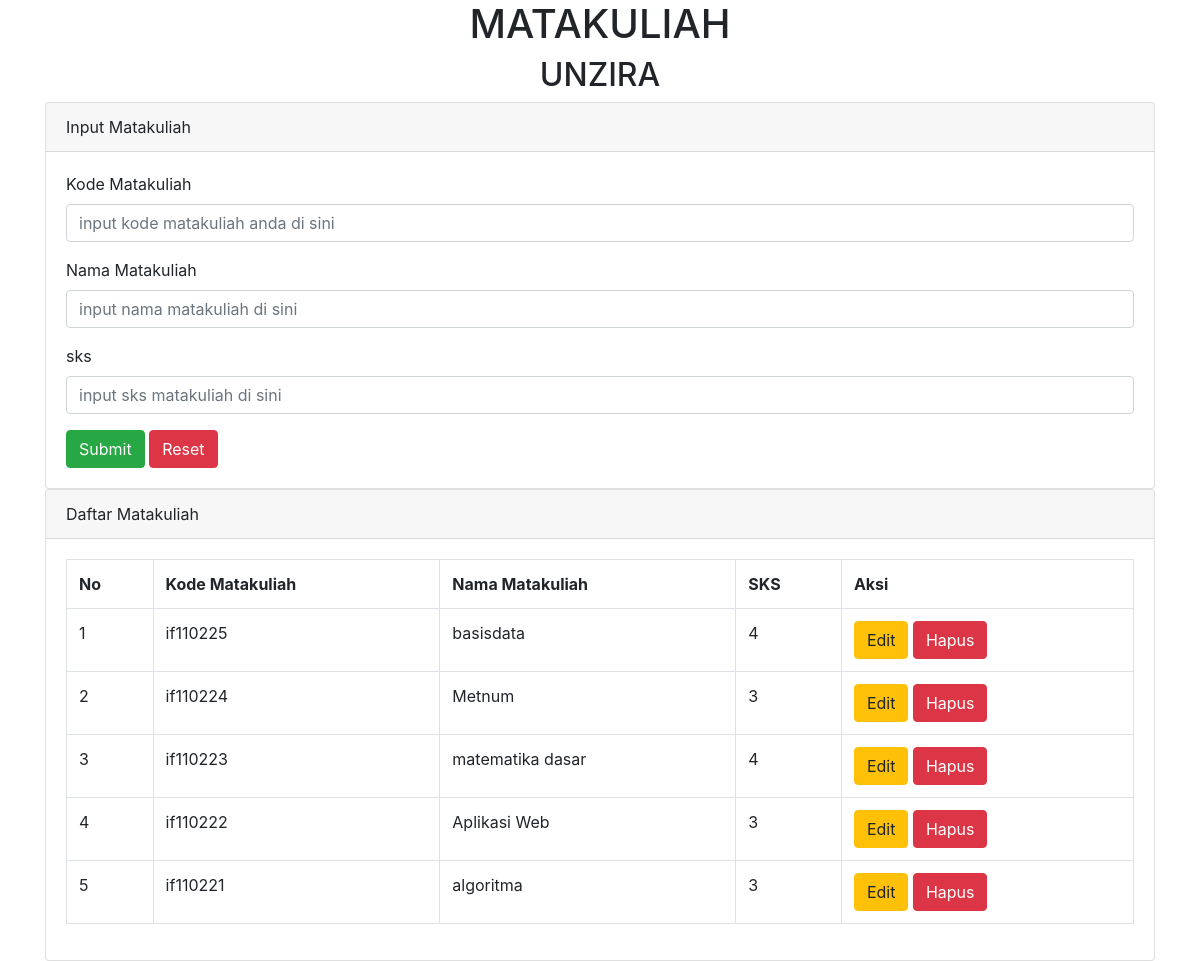
The app's page /akademik/matkul.php with its own data.
### tables this page shows
CREATE TABLE `matakuliah` (
  `kode_mk` char(8) NOT NULL,
  `nama_mk` varchar(30) DEFAULT NULL,
  `sks` smallint(6) DEFAULT NULL
);

### akademik/matkul.php (the view, shortened to what this page needs)
<!DOCTYPE html>
<html>
<head>
    <link rel="stylesheet" type="text/css" href="css/bootstrap.min.css">
</head>
<body>
	<div class="container">
    <h1 class="text-center">MATAKULIAH</h1>
    <h2 class="text-center">UNZIRA</h2>
    <div class="card" mt-3>
        <div class="card-header" bg-primary text-white>
            Input Matakuliah
        </div>
        <div class="card-body">
            <form method="post" action="matkul.php">
				<div class="form-group">
					<label>Kode Matakuliah</label>
					<input type="text" name="kode_mk" class="form-control" placeholder="input kode matakuliah anda di sini" required>
				</div>
				<div class="form-group">
					<label>Nama Matakuliah</label>
					<input type="text" name="nama_mk" class="form-control" placeholder="input nama matakuliah di sini" required>
				</div>
				<div class="form-group">
					<label>sks</label>
					<input type="text" name="sks" class="form-control" placeholder="input sks matakuliah di sini" required>
				</div>
				<input type="submit" class="btn btn-success" name="bsimpan"> </input>
				<input type="reset" class="btn btn-danger" name="reset"></input>
			</form>
        </div>
    </div>
<?php
	include "koneksi.php";
?>
	<div class="card" mt-3>
        <div class="card-header" bg-success text-white>
            Daftar Matakuliah
        </div>
        <div class="card-body">
			<table class="table table-bordered">
				<tr>
					<th>No</th>
					<th>Kode Matakuliah</th>
					<th>Nama Matakuliah</th>
					<th>SKS</th>
					<th>Aksi</th>
				</tr>
				<?php
					$no = 1;
					$tampil = mysqli_query($koneksi, "SELECT * from matakuliah order by kode_mk desc");
					while($data = mysqli_fetch_array($tampil)):
				?>
				<tr>
					<td><?=$no++; ?></td>
					<td><?=$data['kode_mk'] ?></td>
					<td><?=$data['nama_mk'] ?></td>
					<td><?=$data['sks'] ?></td>
					<td>
						<a href ="updatematkul.php?hal=edit&kode_mk=<?=$data['kode_mk']?>" class= "btn btn-warning"> Edit </a>
						<a href ="deletematkul.php?hal=hapus&kode_mk=<?=$data['kode_mk']?>" onclick="return confirm('Apakah yakin ingin menghapus data ini ') " class= "btn btn-danger"> Hapus </a>
					</td>
				</tr>
				<?php endwhile;?>
			</table>
        </div>
    </div>
	</div>
</body>
</html>

### records on screen
matakuliah: kode_mk "if110225", nama_mk "basisdata", sks "4"
matakuliah: kode_mk "if110224", nama_mk "Metnum", sks "3"
matakuliah: kode_mk "if110223", nama_mk "matematika dasar", sks "4"
matakuliah: kode_mk "if110222", nama_mk "Aplikasi Web", sks "3"
matakuliah: kode_mk "if110221", nama_mk "algoritma", sks "3"
